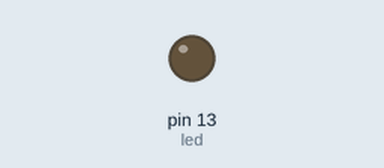
Recording of a sketch running on a simulated Arduino Uno, built with avr-gcc and run on an emulated ATmega328P. On the bench: output pins drawn as LEDs (lit = HIGH).

Above: at 1.2 s.
At 12.4 s:
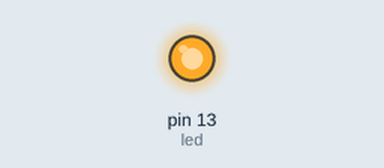
Timing chart, 0 to 13.0 s (numbered marks = the images above):
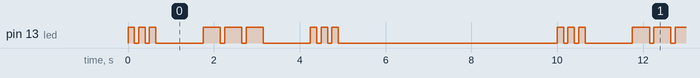

Measured:
- by itself, pin 13 (led): repeats every 10.0 s: 2 × (LOW 0.10 s, HIGH 0.15 s), LOW 1.1 s, 2 × (HIGH 0.40 s, LOW 0.10 s), HIGH 0.40 s, LOW 1.1 s, 2 × (HIGH 0.15 s, LOW 0.10 s), HIGH 0.15 s, LOW 5.1 s, HIGH 0.15 s
- by itself, everything shown: repeats every 10.0 s, in 18 steps

The sketch:

02-SOS.ino
```cpp
int led = 13;

void setup() {
  // put your setup code here, to run once:
  pinMode(led, OUTPUT);
}

void loop() {
  // put your main code here, to run repeatedly:
  morse(150, 3);
  morse(400, 3);
  morse(150, 3);
  delay(4000);
}

void morse(int interval, int times) {
  for (int i=0; i<times; i++) {
    digitalWrite(led, HIGH);
    delay(interval);
    digitalWrite(led, LOW);
    delay(100);
  }
  delay(1000);
}
```
